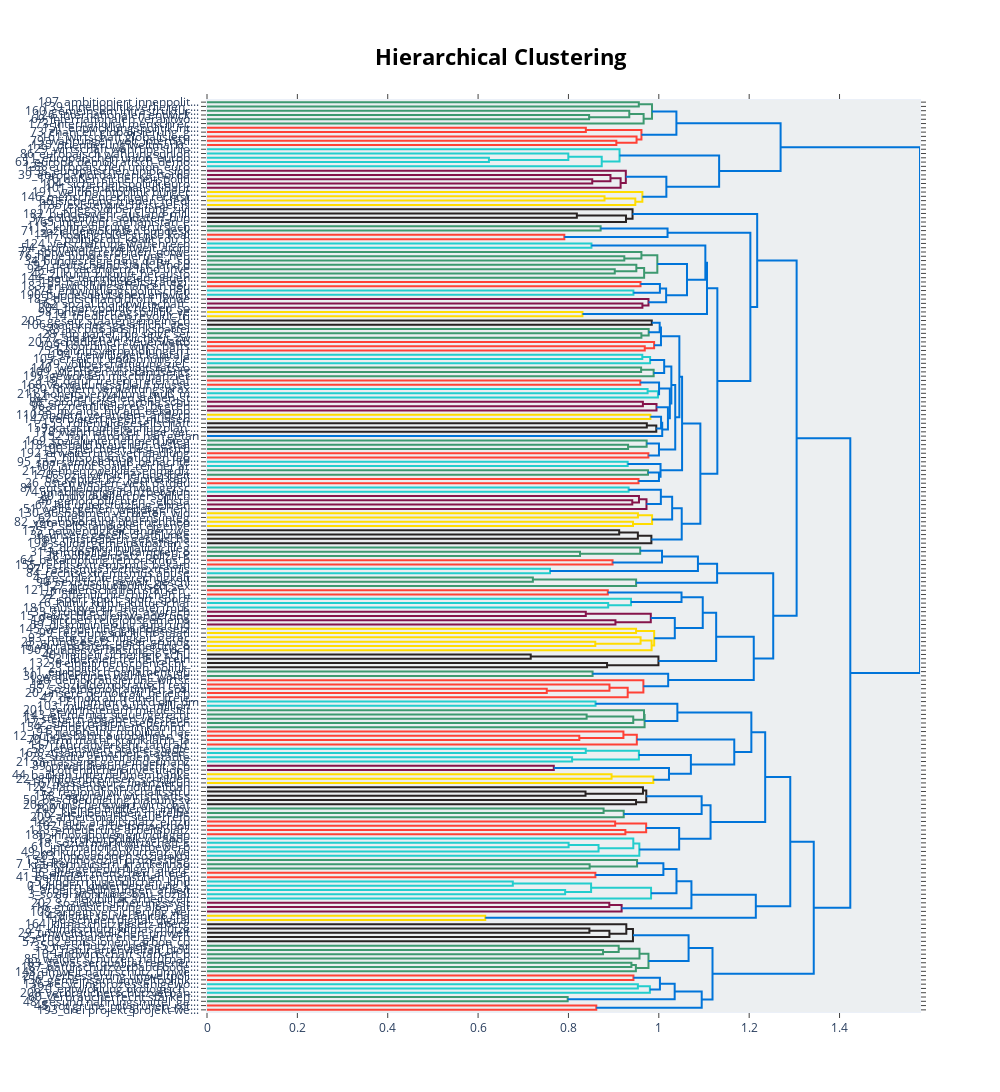

The notebook cell this image was saved under:
### Code cell
topic_model.visualize_hierarchy()
